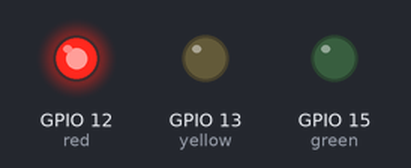
The sketch below on a simulated ESP8266 (NodeMCU). Parts: output pins drawn as LEDs (lit = HIGH). WiFi joins after 1.5 s; servers stay silent unless stated; what the sketch prints to the serial monitor is not drawn.

Above: at 0.1 s.
At 0.6 s:
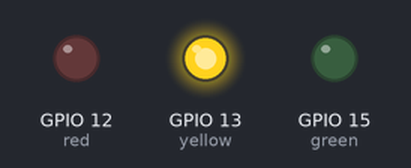
At 1.1 s:
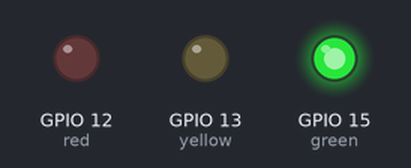
Timing chart, 0 to 2.6 s (numbered marks = the images above):
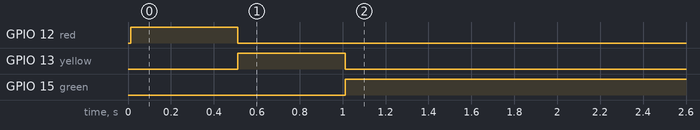

Measured:
- by itself, GPIO 12 (red): LOW → HIGH at 0.01 s, → LOW 0.50 s later
- by itself, GPIO 13 (yellow): LOW → HIGH at 0.51 s, → LOW 0.50 s later
- by itself, GPIO 15 (green): LOW → HIGH at 1.0 s

The sketch:

WifiSignal.ino
```cpp
#include <ESP8266WiFi.h>

const char *ssid =  "SSID";   // cannot be longer than 32 characters!
const char *pass =  "PASSWORD";    //password for the network
int red = 12; // red LED Pin
int yellow = 13; // Yellow LED Pin
int green = 15; // Green LED Pin
int alreadySwitchedToGreen = 0;

void setup() {
  // Setup console
  Serial.begin(115200);
  delay(10);
  Serial.println();

  WiFi.mode(WIFI_STA); // to prevent module from showing up in wireless network list
// set the three control pins to output
  pinMode(red, OUTPUT);
  pinMode(yellow, OUTPUT);
  pinMode(green, OUTPUT);

// set all pins to LOW irrespective of current state
  digitalWrite(red, LOW);
  digitalWrite(yellow, LOW);
  digitalWrite(green, LOW);
}

void cycle(){
// .....red.....yellow.....green.....
  digitalWrite(red, HIGH);
  delay(500);
  digitalWrite(red, LOW);
  digitalWrite(yellow, HIGH);
  delay(500);
  digitalWrite(yellow, LOW);
  digitalWrite(green, HIGH);
  delay(500);
  digitalWrite(green, LOW);
}

void wifiConnected(){
  if(!alreadySwitchedToGreen){ // check if green LED is already on to prevent multiple digitalWrite
   Serial.println("WiFi connected");
   Serial.println(ssid);
// turn off all LED's
   digitalWrite(red, LOW);
   digitalWrite(yellow, LOW);
   digitalWrite(green, LOW);
// turn on green LED
   digitalWrite(green, HIGH);
   alreadySwitchedToGreen = 1; //set green LED to on
  }
}

void loop() {
  if (WiFi.status() != WL_CONNECTED) {
    Serial.print("Connecting to ");
    Serial.print(ssid);
    Serial.println("...");
    WiFi.begin(ssid, pass);
    alreadySwitchedToGreen = 0; //in case wifi disconnects after successful connection
    cycle();
     if (WiFi.waitForConnectResult() != WL_CONNECTED)
      return;
    }

  if (WiFi.status() == WL_CONNECTED) {
    wifiConnected();
  }
}
```
